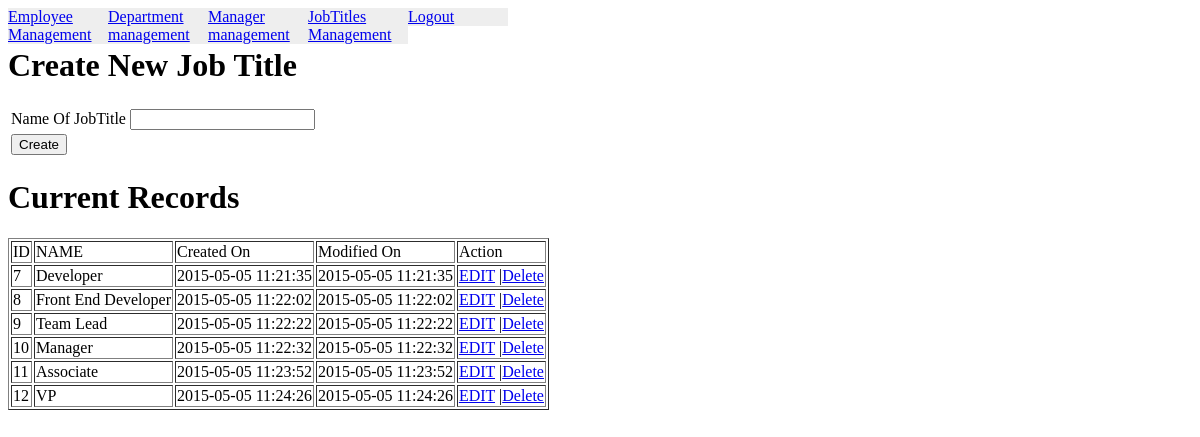
The app's page /jobtitle.php (signed in) with its own data.
### tables this page shows
CREATE TABLE IF NOT EXISTS `job_titles` (
  `id` int(11) NOT NULL AUTO_INCREMENT,
  `title` varchar(300) NOT NULL,
  `created` datetime NOT NULL,
  `modified` datetime NOT NULL,
  PRIMARY KEY (`id`)
);

### webonisePDO/DBConnect.php (called while the page is built, shortened)
<?php
class DBConnect extends DBconfig{
    protected static $db;
         private function __construct()
        {
            $obj     = new DBconfig();
            $dbtype  = $obj->DBData['databaseType'];
            $host    = $obj->DBData['host'];
            $dbuser  = $obj->DBData['dbuser'];
            $dbpass  = $obj->DBData['dbpass'];
            $dbname  = $obj->DBData['dbname'];
            try {
                   self::$db = new PDO( "$dbtype:host=$host;dbname=$dbname", $dbuser, $dbpass );
                   self::$db->setAttribute( PDO::ATTR_ERRMODE, PDO::ERRMODE_EXCEPTION );
                }
                catch (PDOException $e) {
                echo "DataBase Connection Error";
          }
       }
    public static function getConnection() {
        return self::$db;
    }
}

### webonisePDO/DBFunctions.php (called while the page is built, shortened)
<?php
include('DBConnect.php');
class DBFunctions extends DBConnect{
    public $dbs;
    public $query = NULL;
    public $findQuery = 0;
    function __construct()
    {
        $this->dbs = DBConnect::getConnection();
    }
     public function select( $column = NULL )
    {
         $this->findQuery = 1 ;
         if( is_null( $column ) )
         {
             $this->query ="SELECT * ";
         }else{
            if(is_array( $column ))
            {
                $createdColumns = implode(",", $column);
                $this->query ="SELECT ".$createdColumns;
            }
         }
        return $this;
    }
     public function from( $from = NULL )
    {
        if( !is_null( $from ) )
        $this->query .= " FROM ".$from;
        return $this;
    }
     public function run($type = 1)
    {
           if( $this->findQuery == 1)
          {
            try {
                  $this->stmt = $this->dbs->prepare($this->query);
                  $this->stmt->execute();
                if ($type== 1) {
                    $this->resultSet = $this->stmt->fetchAll( PDO::FETCH_ASSOC );
                }else {
                    $this->resultSet = $this->stmt->fetchAll( PDO::FETCH_OBJ );
                }
                }catch (Exception $e){
                   echo "catch block";
                }
          }
        $this->findQuery=0;
        return $this;
    }
}

### jobtitle.php (the view, shortened to what this page needs)
<?php
include "webonisePDO/DBFunctions.php";
$obj = new DBFunctions();
?>
<?php include('menu.php');?>
<br>
<?php if(isset($editdata)){ ?>
    <h1>Edit Job Title</h1>
<?php }else{?>
    <h1>Create New Job Title</h1>
<?php }?>
<form action="jobtitle.php" method="post">
    <table>
        <tr>
            <td>Name Of JobTitle</td>
            <td>
                <input type="text" name="job_title" value="<?php if($_GET['action']=='edit'){ echo $editdata[0]['title'];}?>">
            </td>
        </tr>
        <tr>
            <?php if(isset($editdata)) { ?>
                <td><input type="submit" name="editSub" value="EDIT"></td>
            <?php }else{ ?>
                <td><input type="submit" name="sub" value="Create"></td>
            <?php } ?>
        </tr>
    </table>
</form>
<?php
$obj->select()->from('job_titles')->run();
?>
<h1>Current Records</h1>
<table border="1">
    <tr>
        <td>ID</td>
        <td>NAME</td>
        <td>Created On</td>
        <td>Modified On</td>
        <td>Action</td>
        <?php
        foreach($obj->resultSet as  $val)
        { ?>
    <tr>
        <td><?php echo $val['id']?></td>
        <td><?php echo $val['title']?></td>
        <td><?php echo $val['created']?></td>
        <td><?php echo $val['modified']?></td>
        <td><a href="jobtitle.php?action=edit&id=<?php echo $val['id'] ;?>">EDIT</a>
            |<a href="jobtitle.php?action=del&id=<?php echo $val['id'];?>">Delete </a> </td>
    </tr>
    <?php  }
    ?>
    </tr>
</table>
</body>
</html>

### records on screen
job_titles: id "7", title "Developer", created "2015-05-05 11:21:35", modified "2015-05-05 11:21:35"
job_titles: id "8", title "Front End Developer", created "2015-05-05 11:22:02", modified "2015-05-05 11:22:02"
job_titles: id "9", title "Team Lead", created "2015-05-05 11:22:22", modified "2015-05-05 11:22:22"
job_titles: id "10", title "Manager", created "2015-05-05 11:22:32", modified "2015-05-05 11:22:32"
job_titles: id "11", title "Associate", created "2015-05-05 11:23:52", modified "2015-05-05 11:23:52"
job_titles: id "12", title "VP", created "2015-05-05 11:24:26", modified "2015-05-05 11:24:26"
